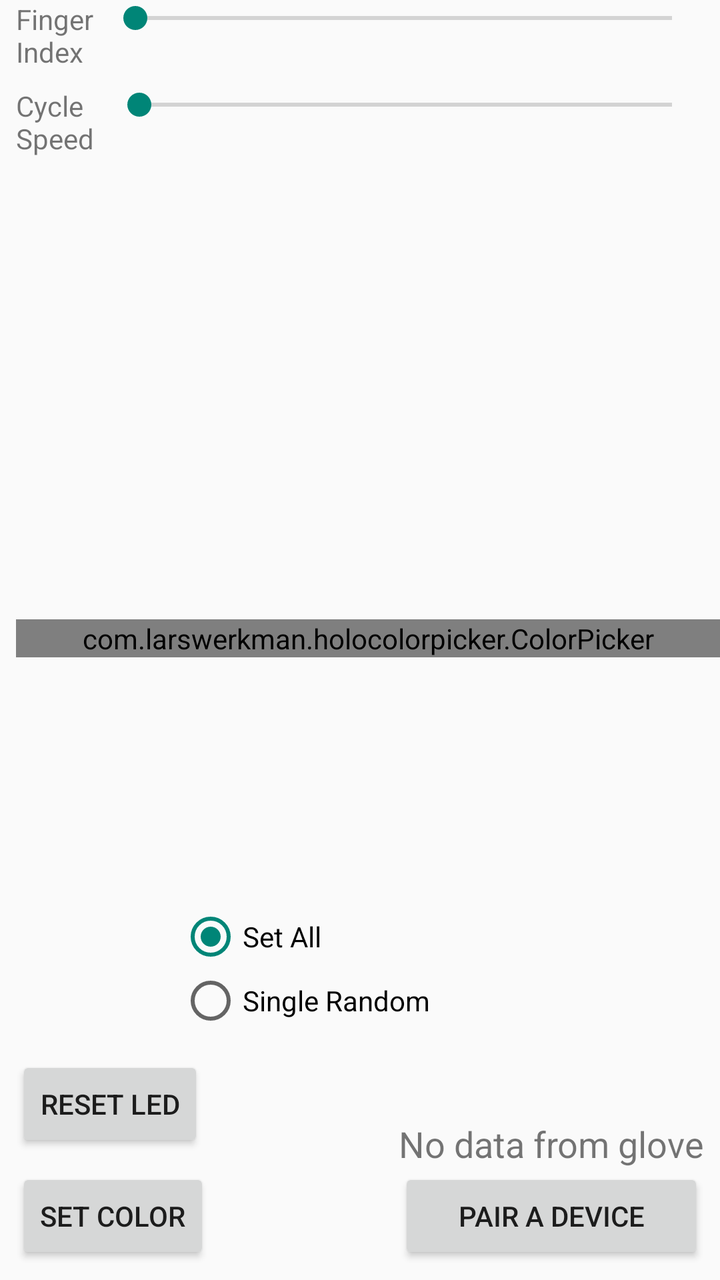
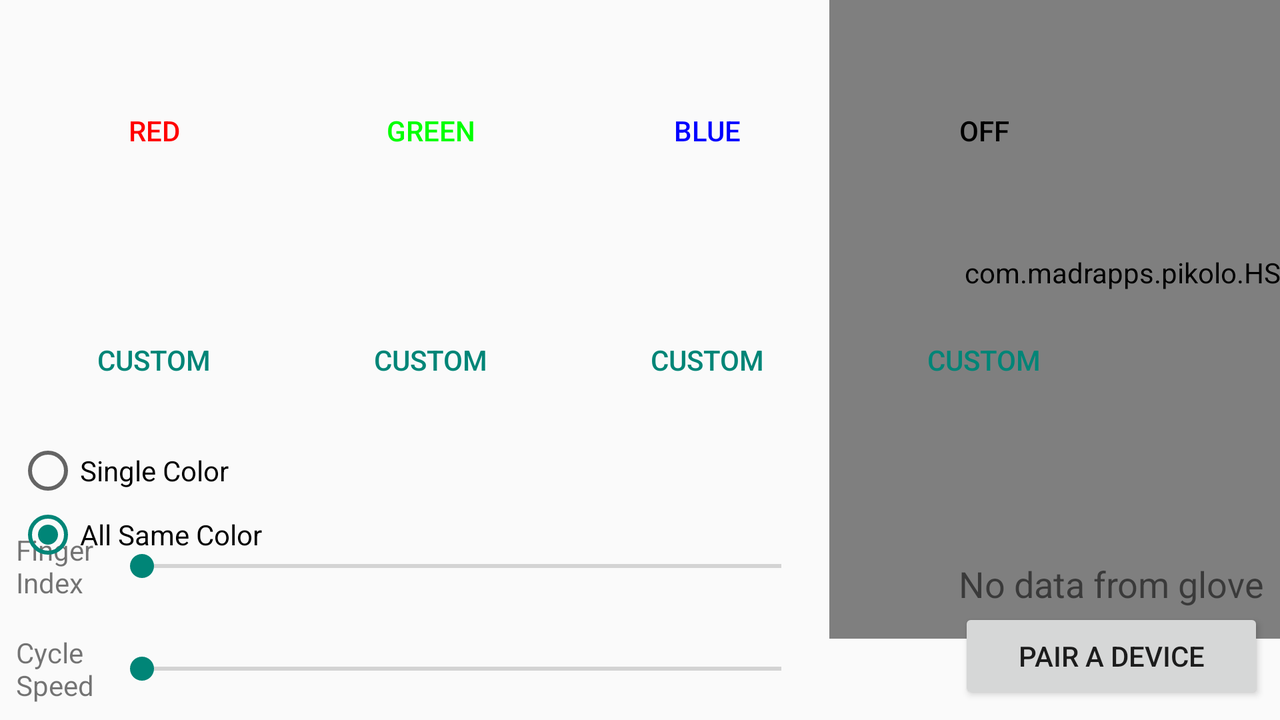

The same Android screen from two of the app's own layout files: first res/layout/ as a phone draws it, then the repository's variant for another configuration, drawn on a device whose configuration selects that folder. Both files follow.
<!-- AndroidManifest.xml: application theme AppTheme -->
<!-- res/layout/activity_main.xml -->
<?xml version="1.0" encoding="utf-8"?>
<android.support.constraint.ConstraintLayout xmlns:android="http://schemas.android.com/apk/res/android"
    xmlns:app="http://schemas.android.com/apk/res-auto"
    xmlns:tools="http://schemas.android.com/tools"
    android:layout_width="match_parent"
    android:layout_height="match_parent"
    android:minHeight="208dp"
    tools:context="org.farriswheel.glovecontrol.MainActivity">

    <LinearLayout
        android:id="@+id/linearLayout2"
        android:layout_width="wrap_content"
        android:layout_height="wrap_content"
        android:layout_marginBottom="8dp"
        android:layout_marginEnd="8dp"
        android:orientation="vertical"
        app:layout_constraintBottom_toBottomOf="parent"
        app:layout_constraintEnd_toEndOf="parent">

        <TextView
            android:id="@+id/byteFromBt"
            android:layout_width="match_parent"
            android:layout_height="wrap_content"
            android:layout_marginTop="8dp"

            android:layout_weight="1"
            android:text="@string/no_data_string"
            android:textSize="18sp"
            app:layout_constraintTop_toBottomOf="@+id/linearLayout"
            tools:layout_editor_absoluteX="163dp" />

        <Button
            android:id="@+id/viewPairedDevicesButton"
            android:layout_width="match_parent"
            android:layout_height="wrap_content"
            android:layout_weight="1"
            android:text="@string/pair_button_text" />
    </LinearLayout>

    <com.larswerkman.holocolorpicker.ColorPicker
        android:id="@+id/colorWheel"
        android:layout_width="fill_parent"
        android:layout_height="wrap_content"
        android:layout_marginStart="8dp"
        android:layout_marginTop="8dp"
        android:layout_weight="20"
        app:layout_constraintBottom_toTopOf="@+id/linearLayout2"
        app:layout_constraintEnd_toEndOf="parent"
        app:layout_constraintStart_toStartOf="parent"
        app:layout_constraintTop_toBottomOf="@+id/linearLayout" />

    <LinearLayout
        android:id="@+id/linearLayout5"
        android:layout_width="match_parent"
        android:layout_height="wrap_content"
        android:layout_marginEnd="8dp"
        android:layout_marginStart="8dp"
        android:layout_marginTop="8dp"
        android:orientation="horizontal"
        app:layout_constraintEnd_toEndOf="parent"
        app:layout_constraintStart_toStartOf="parent">

        <TextView
            android:layout_width="87dp"
            android:layout_height="wrap_content"
            android:layout_weight="1"

            android:text="@string/glove_index_text" />

        <SeekBar
            android:id="@+id/finger_index_bar"
            style="@style/Widget.AppCompat.SeekBar.Discrete"
            android:layout_width="match_parent"
            android:layout_height="wrap_content"

            android:layout_weight="1"
            android:max="4"
            android:min="0" />

    </LinearLayout>

    <LinearLayout
        android:id="@+id/linearLayout"
        android:layout_width="match_parent"
        android:layout_height="wrap_content"
        android:layout_marginEnd="8dp"
        android:layout_marginStart="8dp"
        android:layout_marginTop="8dp"
        android:orientation="horizontal"
        app:layout_constraintEnd_toEndOf="parent"
        app:layout_constraintStart_toStartOf="parent"
        app:layout_constraintTop_toBottomOf="@+id/linearLayout5">

        <TextView
            android:layout_width="91dp"
            android:layout_height="wrap_content"
            android:layout_weight="1"
            android:text="@string/cycle_speed_text" />

        <SeekBar
            android:id="@+id/cycleJumpBar"
            android:layout_width="match_parent"
            android:layout_height="wrap_content"
            android:layout_weight="1"

            android:max="20" />

    </LinearLayout>

    <Button
        android:id="@+id/set_color_button"
        android:layout_width="wrap_content"
        android:layout_height="wrap_content"
        android:layout_marginStart="8dp"
        android:layout_marginBottom="8dp"
        android:text="@string/set_color_text"
        app:layout_constraintBottom_toBottomOf="parent"
        app:layout_constraintStart_toStartOf="parent" />

    <Button
        android:id="@+id/reset_all_button"
        android:layout_width="wrap_content"
        android:layout_height="wrap_content"
        android:layout_marginStart="8dp"
        android:layout_marginBottom="8dp"
        android:text="@string/reset_all_text"
        app:layout_constraintBottom_toTopOf="@+id/set_color_button"
        app:layout_constraintStart_toStartOf="parent" />

    <RadioGroup
        android:id="@+id/color_type_group"
        android:layout_width="wrap_content"
        android:layout_height="64dp"
        android:layout_marginStart="8dp"
        android:layout_marginTop="8dp"
        android:layout_marginEnd="8dp"
        android:checkedButton="@id/color_type_all_button"
        app:layout_constraintBottom_toBottomOf="@+id/set_color_button"
        app:layout_constraintEnd_toStartOf="@+id/linearLayout2"
        app:layout_constraintStart_toEndOf="@+id/set_color_button"
        app:layout_constraintTop_toBottomOf="@+id/colorWheel">

        <RadioButton
            android:id="@+id/color_type_all_button"
            android:layout_width="wrap_content"
            android:layout_height="wrap_content"
            android:layout_weight="1"
            android:text="Set All" />

        <RadioButton
            android:id="@+id/colo_type_single_button"
            android:layout_width="wrap_content"
            android:layout_height="wrap_content"
            android:layout_weight="1"
            android:text="Single Random" />

    </RadioGroup>

</android.support.constraint.ConstraintLayout>
<!-- resources referenced by this layout -->
<resources>
  <string name="cycle_speed_text">Cycle Speed</string>
  <string name="glove_index_text">Finger Index</string>
  <string name="no_data_string">No data from glove</string>
  <string name="pair_button_text">Pair a Device</string>
  <string name="reset_all_text">Reset LED</string>
  <string name="set_color_text">Set Color</string>
  <style name="AppTheme" parent="android:Theme.Material.Light.LightStatusBar">
  
          
      </style>
</resources>
<!-- res/layout-land/activity_main.xml (the repository's variant of the layout above) -->
<!-- drawn on the phone turned sideways -->
<?xml version="1.0" encoding="utf-8"?>
<android.support.constraint.ConstraintLayout xmlns:android="http://schemas.android.com/apk/res/android"
    xmlns:app="http://schemas.android.com/apk/res-auto"
    xmlns:tools="http://schemas.android.com/tools"
    android:layout_width="match_parent"
    android:layout_height="match_parent"
    android:minHeight="208dp"
    tools:context="org.farriswheel.glovecontrol.MainActivity">

    <com.madrapps.pikolo.HSLColorPicker
        android:id="@+id/colorWheel"
        android:layout_width="372dp"
        android:layout_height="366dp"
        android:layout_marginEnd="8dp"
        android:layout_marginStart="8dp"
        android:layout_weight="1"
        app:layout_constraintBottom_toTopOf="@+id/linearLayout2"
        app:layout_constraintEnd_toEndOf="parent"
        app:layout_constraintStart_toEndOf="@+id/padControlLayout"
        app:layout_constraintTop_toTopOf="parent" />

    <LinearLayout
        android:id="@+id/padControlLayout"
        android:layout_width="553dp"
        android:layout_height="229dp"
        android:layout_marginStart="8dp"
        android:layout_marginTop="8dp"
        android:orientation="horizontal"
        app:layout_constraintStart_toStartOf="parent"
        app:layout_constraintTop_toTopOf="parent">

        <LinearLayout
            android:layout_width="match_parent"
            android:layout_height="match_parent"
            android:orientation="vertical">

            <LinearLayout
                android:layout_width="match_parent"
                android:layout_height="match_parent"
                android:layout_weight="1"
                android:orientation="horizontal">

                <Button
                    android:id="@+id/redButton"
                    style="?android:attr/buttonBarButtonStyle"
                    android:layout_width="match_parent"
                    android:layout_height="match_parent"
                    android:layout_weight="1"
                    android:text="@string/red_button_text"
                    android:textColor="@color/red_button_color"
                    tools:layout_editor_absoluteX="16dp"
                    tools:layout_editor_absoluteY="197dp" />

                <Button
                    android:id="@+id/greenButton"
                    style="?android:attr/buttonBarButtonStyle"
                    android:layout_width="match_parent"
                    android:layout_height="match_parent"
                    android:layout_weight="1"
                    android:buttonStyle="@style/Base.Widget.AppCompat.Button.Borderless"
                    android:text="@string/green_button_text"
                    android:textColor="@color/green_button_color"
                    tools:layout_editor_absoluteX="16dp"
                    tools:layout_editor_absoluteY="256dp" />

                <Button
                    android:id="@+id/blueButton"
                    style="?android:attr/buttonBarButtonStyle"
                    android:layout_width="match_parent"
                    android:layout_height="match_parent"
                    android:layout_weight="1"
                    android:buttonStyle="@style/Base.Widget.AppCompat.Button.Borderless"
                    android:text="@string/blue_button_text"
                    android:textColor="@color/blue_button_color"
                    tools:layout_editor_absoluteX="16dp"
                    tools:layout_editor_absoluteY="256dp" />

                <Button
                    android:id="@+id/offButton"
                    style="?android:attr/buttonBarButtonStyle"
                    android:layout_width="match_parent"
                    android:layout_height="match_parent"
                    android:layout_weight="1"
                    android:buttonStyle="@style/Base.Widget.AppCompat.Button.Borderless"
                    android:text="@string/off_button_text"
                    android:textColor="@color/off_button_color"
                    tools:layout_editor_absoluteX="16dp"
                    tools:layout_editor_absoluteY="256dp" />

            </LinearLayout>

            <LinearLayout
                android:layout_width="match_parent"
                android:layout_height="match_parent"
                android:layout_weight="1"
                android:orientation="horizontal">

                <Button
                    android:id="@+id/customButton1"
                    style="?android:attr/buttonBarButtonStyle"
                    android:layout_width="match_parent"
                    android:layout_height="match_parent"
                    android:layout_weight="1"
                    android:text="@string/custom_button"
                    tools:layout_editor_absoluteX="16dp"
                    tools:layout_editor_absoluteY="197dp" />

                <Button
                    android:id="@+id/customButton2"
                    style="?android:attr/buttonBarButtonStyle"
                    android:layout_width="match_parent"
                    android:layout_height="match_parent"
                    android:layout_weight="1"
                    android:buttonStyle="@style/Base.Widget.AppCompat.Button.Borderless"
                    android:text="@string/custom_button"
                    tools:layout_editor_absoluteX="16dp"
                    tools:layout_editor_absoluteY="256dp" />

                <Button
                    android:id="@+id/customButton3"
                    style="?android:attr/buttonBarButtonStyle"
                    android:layout_width="match_parent"
                    android:layout_height="match_parent"
                    android:layout_weight="1"
                    android:buttonStyle="@style/Base.Widget.AppCompat.Button.Borderless"
                    android:text="@string/custom_button"
                    tools:layout_editor_absoluteX="16dp"
                    tools:layout_editor_absoluteY="256dp" />

                
                <Button
                    android:id="@+id/customButton4"
                    style="?android:attr/buttonBarButtonStyle"
                    android:layout_width="match_parent"
                    android:layout_height="match_parent"
                    android:layout_weight="1"
                    android:buttonStyle="@style/Base.Widget.AppCompat.Button.Borderless"
                    android:text="@string/custom_button"
                    tools:layout_editor_absoluteX="16dp"
                    tools:layout_editor_absoluteY="256dp" />

            </LinearLayout>

        </LinearLayout>

    </LinearLayout>

    <LinearLayout
        android:id="@+id/loopDelayLayout"
        android:layout_width="0dp"
        android:layout_height="wrap_content"
        android:layout_marginBottom="16dp"
        android:layout_marginEnd="8dp"
        android:layout_marginStart="8dp"
        android:orientation="horizontal"
        app:layout_constraintBottom_toTopOf="@+id/cycleSpeedLayout"
        app:layout_constraintEnd_toStartOf="@+id/colorWheel"
        app:layout_constraintStart_toStartOf="parent">

        <TextView
            android:layout_width="94dp"
            android:layout_height="match_parent"
            android:layout_weight="1"

            android:text="@string/glove_index_text" />

        <SeekBar
            android:id="@+id/loopDelayBar"
            android:layout_width="match_parent"
            android:layout_height="match_parent"
            android:layout_weight="1"

            android:max="20" />
    </LinearLayout>

    <LinearLayout
        android:id="@+id/cycleSpeedLayout"
        android:layout_width="0dp"
        android:layout_height="wrap_content"
        android:layout_marginBottom="8dp"
        android:layout_marginEnd="8dp"
        android:layout_marginStart="8dp"
        android:orientation="horizontal"
        app:layout_constraintBottom_toBottomOf="parent"
        app:layout_constraintEnd_toStartOf="@+id/colorWheel"
        app:layout_constraintStart_toStartOf="parent">

        <TextView
            android:layout_width="94dp"
            android:layout_height="match_parent"
            android:layout_weight="1"
            android:text="@string/cycle_speed_text" />

        <SeekBar
            android:id="@+id/cycleJumpBar"
            android:layout_width="match_parent"
            android:layout_height="match_parent"
            android:layout_weight="1"

            android:max="20" />

    </LinearLayout>

    <LinearLayout
        android:id="@+id/linearLayout2"
        android:layout_width="wrap_content"
        android:layout_height="wrap_content"
        android:layout_marginBottom="8dp"
        android:layout_marginEnd="8dp"
        android:orientation="vertical"
        app:layout_constraintBottom_toBottomOf="parent"
        app:layout_constraintEnd_toEndOf="parent">

        <TextView
            android:id="@+id/byteFromBt"
            android:layout_width="match_parent"
            android:layout_height="wrap_content"
            android:layout_marginTop="8dp"

            android:layout_weight="1"
            android:text="@string/no_data_string"
            android:textSize="18sp"
            app:layout_constraintTop_toBottomOf="@+id/linearLayout"
            tools:layout_editor_absoluteX="163dp" />

        <Button
            android:id="@+id/viewPairedDevicesButton"
            android:layout_width="match_parent"
            android:layout_height="wrap_content"
            android:layout_weight="1"
            android:text="@string/pair_button_text" />
    </LinearLayout>

    <RadioGroup
        android:id="@+id/light_mode_toggle_group"
        android:layout_width="0dp"
        android:layout_height="wrap_content"
        android:layout_marginBottom="8dp"
        android:layout_marginEnd="8dp"
        android:layout_marginStart="8dp"
        android:layout_marginTop="8dp"
        app:layout_constraintBottom_toTopOf="@+id/loopDelayLayout"
        app:layout_constraintEnd_toStartOf="@+id/colorWheel"
        app:layout_constraintStart_toStartOf="parent"
        app:layout_constraintTop_toBottomOf="@+id/padControlLayout">

        <RadioButton
            android:id="@+id/single_random_radio"
            android:layout_width="match_parent"
            android:layout_height="wrap_content"
            android:layout_weight="1"
            android:text="@string/single_color" />

        <RadioButton
            android:id="@+id/all_same_radio"
            android:layout_width="match_parent"
            android:layout_height="wrap_content"
            android:layout_weight="1"
            android:checked="true"
            android:text="@string/all_lights" />

    </RadioGroup>

</android.support.constraint.ConstraintLayout>
<!-- resources referenced by the variant -->
<!-- as the phone turned sideways resolves them -->
<resources>
  <color name="blue_button_color">#00f</color>
  <color name="green_button_color">#0f0</color>
  <color name="off_button_color">#000</color>
  <color name="red_button_color">#f00</color>
  <string name="all_lights">All Same Color</string>
  <string name="blue_button_text">Blue</string>
  <string name="custom_button">Custom</string>
  <string name="cycle_speed_text">Cycle Speed</string>
  <string name="glove_index_text">Finger Index</string>
  <string name="green_button_text">Green</string>
  <string name="no_data_string">No data from glove</string>
  <string name="off_button_text">Off</string>
  <string name="pair_button_text">Pair a Device</string>
  <string name="red_button_text">Red</string>
  <string name="single_color">Single Color</string>
  <style name="AppTheme" parent="android:Theme.Material.Light.LightStatusBar">
  
          
      </style>
</resources>
